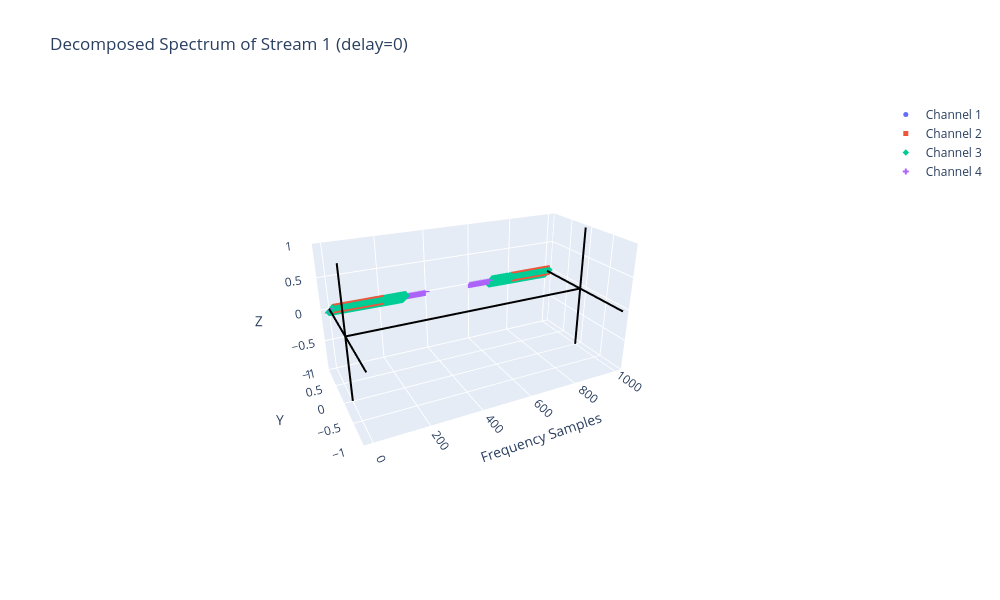

Source (notebook cell):
### Code cell
### downsample into 4 staggered streams
# stream 1
idx = np.arange(1000)
x_t_total_downsamp_1 = x_t_total[0::4]
x_t_1_downsamp_1 = x_t_1[0::4]
x_t_2_downsamp_1 = x_t_2[0::4]
x_t_3_downsamp_1 = x_t_3[0::4]
x_t_4_downsamp_1 = x_t_4[0::4]

x_f_total_downsamp_1 = fft(x_t_total_downsamp_1)/len(x_t_total_downsamp_1)
x_f_1_downsamp_1 = fft(x_t_1_downsamp_1)/len(x_t_1_downsamp_1)
x_f_2_downsamp_1 = fft(x_t_2_downsamp_1)/len(x_t_2_downsamp_1)
x_f_3_downsamp_1 = fft(x_t_3_downsamp_1)/len(x_t_3_downsamp_1)
x_f_4_downsamp_1 = fft(x_t_4_downsamp_1)/len(x_t_4_downsamp_1)

x_f_total_downsamp_1[abs(x_f_total_downsamp_1)<1e-3] = np.nan
x_f_1_downsamp_1[abs(x_f_1_downsamp_1)<1e-3] = np.nan
x_f_2_downsamp_1[abs(x_f_2_downsamp_1)<1e-3] = np.nan
x_f_3_downsamp_1[abs(x_f_3_downsamp_1)<1e-3] = np.nan
x_f_4_downsamp_1[abs(x_f_4_downsamp_1)<1e-3] = np.nan


fig1 = go.Figure()
fig1.add_trace(go.Scatter3d(x=idx,
                           y=np.real(x_f_1_downsamp_1),
                           z=np.imag(x_f_1_downsamp_1),
                           mode='markers', name=f'Channel 1',
                           marker=dict(size=5, symbol="circle")))    
fig1.add_trace(go.Scatter3d(x=idx,
                           y=np.real(x_f_2_downsamp_1),
                           z=np.imag(x_f_2_downsamp_1),
                           mode='markers', name=f'Channel 2',
                           marker=dict(size=5, symbol="square")))  
fig1.add_trace(go.Scatter3d(x=idx,
                           y=np.real(x_f_3_downsamp_1),
                           z=np.imag(x_f_3_downsamp_1),
                           mode='markers', name=f'Channel 3',
                           marker=dict(size=5, symbol="diamond")))  
fig1.add_trace(go.Scatter3d(x=idx,
                           y=np.real(x_f_4_downsamp_1),
                           z=np.imag(x_f_4_downsamp_1),
                           mode='markers', name=f'Channel 4',
                           marker=dict(size=5, symbol="cross")))


fig1.update_layout(width=1000,height=600,
    scene=dict(
        xaxis=dict( title="Frequency Samples"),
        yaxis=dict(range=[-1, 1], title="Y"),
        zaxis=dict(range=[-1, 1], title="Z"),
        aspectmode="manual",           # allow manual control
        aspectratio=dict(x=1, y=0.5, z=0.5),  # scale of each axis
        camera=dict(eye=dict(x=-0.75, y=-1.5, z=0.75)),  # adjust the camera so labels are visible

    ),
    title="Decomposed Spectrum of Stream 1 (delay=0)"
)

# Zero axes

fig1.add_trace(go.Scatter3d(
    x=[0,1000], y=[0,0], z=[0,0],
    mode="lines", line=dict(color="black", width=4),
    name="X=0 axis", showlegend=False
))

fig1.add_trace(go.Scatter3d(
    x=[0,0], y=[-2,2], z=[0,0],
    mode="lines", line=dict(color="black", width=4),
    name="X=0 axis", showlegend=False
))

fig1.add_trace(go.Scatter3d(
    x=[0,0], y=[0,0], z=[-2,2],
    mode="lines", line=dict(color="black", width=4),
    name="X=0 axis", showlegend=False
))

fig1.add_trace(go.Scatter3d(
    x=[1000,1000], y=[-2,2], z=[0,0],
    mode="lines", line=dict(color="black", width=4),
    name="X=0 axis", showlegend=False
))

fig1.add_trace(go.Scatter3d(
    x=[1000,1000], y=[0,0], z=[-2,2],
    mode="lines", line=dict(color="black", width=4),
    name="X=0 axis", showlegend=False
))


fig1.show()

### Figure 1 — Plotly figure (JSON) as saved in the notebook; plotly's stock layout.template omitted (floating-point values rounded to 4 significant figures; data arrays with more than 128 entries replaced by an {"elided": "..."} marker saying what was removed)
{"data": [{"marker": {"size": 5, "symbol": "circle"}, "mode": "markers", "name": "Channel 1", "type": "scatter3d", "x": {"elided": "1000 int values"}, "y": {"elided": "1000 float values"}, "z": {"elided": "1000 float values"}}, {"marker": {"size": 5, "symbol": "square"}, "mode": "markers", "name": "Channel 2", "type": "scatter3d", "x": {"elided": "1000 int values"}, "y": {"elided": "1000 float values"}, "z": {"elided": "1000 float values"}}, {"marker": {"size": 5, "symbol": "diamond"}, "mode": "markers", "name": "Channel 3", "type": "scatter3d", "x": {"elided": "1000 int values"}, "y": {"elided": "1000 float values"}, "z": {"elided": "1000 float values"}}, {"marker": {"size": 5, "symbol": "cross"}, "mode": "markers", "name": "Channel 4", "type": "scatter3d", "x": {"elided": "1000 int values"}, "y": {"elided": "1000 float values"}, "z": {"elided": "1000 float values"}}, {"line": {"color": "black", "width": 4}, "mode": "lines", "name": "X=0 axis", "showlegend": false, "type": "scatter3d", "x": [0, 1000], "y": [0, 0], "z": [0, 0]}, {"line": {"color": "black", "width": 4}, "mode": "lines", "name": "X=0 axis", "showlegend": false, "type": "scatter3d", "x": [0, 0], "y": [-2, 2], "z": [0, 0]}, {"line": {"color": "black", "width": 4}, "mode": "lines", "name": "X=0 axis", "showlegend": false, "type": "scatter3d", "x": [0, 0], "y": [0, 0], "z": [-2, 2]}, {"line": {"color": "black", "width": 4}, "mode": "lines", "name": "X=0 axis", "showlegend": false, "type": "scatter3d", "x": [1000, 1000], "y": [-2, 2], "z": [0, 0]}, {"line": {"color": "black", "width": 4}, "mode": "lines", "name": "X=0 axis", "showlegend": false, "type": "scatter3d", "x": [1000, 1000], "y": [0, 0], "z": [-2, 2]}], "layout": {"height": 600, "scene": {"aspectmode": "manual", "aspectratio": {"x": 1, "y": 0.5, "z": 0.5}, "camera": {"eye": {"x": -0.75, "y": -1.5, "z": 0.75}}, "xaxis": {"title": {"text": "Frequency Samples"}}, "yaxis": {"range": [-1, 1], "title": {"text": "Y"}}, "zaxis": {"range": [-1, 1], "title": {"text": "Z"}}}, "title": {"text": "Decomposed Spectrum of Stream 1 (delay=0)"}, "width": 1000}}
